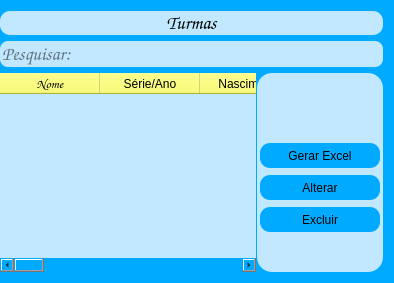
                <widget class="QWidget" name="tab_turma">
                 <property name="styleSheet">
                  <string notr="true">background-color: rgb(0, 170, 255);
border-radius:15px
</string>
                 </property>
                 <attribute name="title">
                  <string>Turmas</string>
                 </attribute>
                 <layout class="QGridLayout" name="gridLayout_4">
                  <property name="leftMargin">
                   <number>0</number>
                  </property>
                  <item row="0" column="0">
                   <widget class="QLabel" name="label_5">
                    <property name="font">
                     <font>
                      <family>Comic Sans MS</family>
                      <pointsize>14</pointsize>
                      <italic>true</italic>
                      <bold>true</bold>
                     </font>
                    </property>
                    <property name="tabletTracking">
                     <bool>false</bool>
                    </property>
                    <property name="styleSheet">
                     <string notr="true">color: rgb(0, 0, 0);
background-color: rgb(194, 232, 255);
border-radius:10px</string>
                    </property>
                    <property name="text">
                     <string>&lt;html&gt;&lt;head/&gt;&lt;body&gt;&lt;p align=&quot;center&quot;&gt;Turmas&lt;/p&gt;&lt;/body&gt;&lt;/html&gt;</string>
                    </property>
                   </widget>
                  </item>
                  <item row="4" column="0">
                   <layout class="QHBoxLayout" name="horizontalLayout_6">
                    <property name="spacing">
                     <number>1</number>
                    </property>
                    <property name="leftMargin">
                     <number>0</number>
                    </property>
                    <property name="topMargin">
                     <number>0</number>
                    </property>
                    <item>
                     <widget class="QTableWidget" name="tableWidget">
                      <property name="styleSheet">
                       <string notr="true">QHeaderView::section {
	background-color: rgb(249, 252, 86);
	color: rgb(0,0,0);
	
	font: 700 italic 11pt &quot;Comic Sans MS&quot;;
}

QTableWidget{
background-color: rgb(194, 232, 255);

}</string>
                      </property>
                      <column>
                       <property name="text">
                        <string>Nome</string>
                       </property>
                       <property name="font">
                        <font>
                         <family>Comic Sans MS</family>
                         <pointsize>10</pointsize>
                         <italic>true</italic>
                         <bold>true</bold>
                        </font>
                       </property>
                      </column>
                      <column>
                       <property name="text">
                        <string>Série/Ano</string>
                       </property>
                      </column>
                      <column>
                       <property name="text">
                        <string>Nascimento</string>
                       </property>
                      </column>
                      <column>
                       <property name="text">
                        <string>Pai</string>
                       </property>
                      </column>
                      <column>
                       <property name="text">
                        <string>Mãe</string>
                       </property>
                      </column>
                      <column>
                       <property name="text">
                        <string>CPF</string>
                       </property>
                      </column>
                      <column>
                       <property name="text">
                        <string>RG</string>
                       </property>
                      </column>
                      <column>
                       <property name="text">
                        <string>Naturalidade</string>
                       </property>
                      </column>
                      <column>
                       <property name="text">
                        <string>Nacionalidade</string>
                       </property>
                      </column>
                      <column>
                       <property name="text">
                        <string>CEP</string>
                       </property>
                      </column>
                      <column>
                       <property name="text">
                        <string>Cidade</string>
                       </property>
                      </column>
                      <column>
                       <property name="text">
                        <string>Bairro</string>
                       </property>
                      </column>
                      <column>
                       <property name="text">
                        <string>Endereço</string>
                       </property>
                      </column>
                      <column>
                       <property name="text">
                        <string>Turma</string>
                       </property>
                      </column>
                      <column>
                       <property name="text">
                        <string>Alergia</string>
                       </property>
                      </column>
                     </widget>
                    </item>
                    <item>
                     <widget class="QFrame" name="frame_3">
                      <property name="minimumSize">
                       <size>
                        <width>0</width>
                        <height>0</height>
                       </size>
                      </property>
                      <property name="styleSheet">
                       <string notr="true">background-color: rgb(194, 232, 255);</string>
                      </property>
                      <property name="frameShape">
                       <enum>QFrame::StyledPanel</enum>
                      </property>
                      <property name="frameShadow">
                       <enum>QFrame::Raised</enum>
                      </property>
                      <layout class="QVBoxLayout" name="verticalLayout_7">
                       <property name="spacing">
                        <number>7</number>
                       </property>
                       <property name="leftMargin">
                        <number>3</number>
                       </property>
                       <property name="topMargin">
                        <number>70</number>
                       </property>
                       <property name="rightMargin">
                        <number>3</number>
                       </property>
                       <property name="bottomMargin">
                        <number>0</number>
                       </property>
                       <item>
                        <widget class="QPushButton" name="btn_excel">
                         <property name="sizePolicy">
                          <sizepolicy hsizetype="Preferred" vsizetype="Fixed">
                           <horstretch>0</horstretch>
                           <verstretch>0</verstretch>
                          </sizepolicy>
                         </property>
                         <property name="minimumSize">
                          <size>
                           <width>120</width>
                           <height>25</height>
                          </size>
                         </property>
                         <property name="cursor">
                          <cursorShape>PointingHandCursor</cursorShape>
                         </property>
                         <property name="styleSheet">
                          <string notr="true">QPushButton {
   	color: rgb(0, 0, 0);
	background-color: rgb(0, 170, 255);
    border-radius:10px
}

QPushButton:hover{
    color: rgb(0,0,0);
	background-color: rgb(38, 255, 0);
    border-radius:10px
}</string>
                         </property>
                         <property name="text">
                          <string>Gerar Excel</string>
                         </property>
                        </widget>
                       </item>
                       <item>
                        <widget class="QPushButton" name="btn_alterar">
                         <property name="minimumSize">
                          <size>
                           <width>120</width>
                           <height>25</height>
                          </size>
                         </property>
                         <property name="cursor">
                          <cursorShape>PointingHandCursor</cursorShape>
                         </property>
                         <property name="styleSheet">
                          <string notr="true">QPushButton {
	color: rgb(0, 0, 0);
		background-color: rgb(0, 170, 255);
    border-radius:10px
}

QPushButton:hover{
    color: rgb(0,0,0);
	background-color: rgb(252, 252, 0);
    border-radius:10px
}</string>
                         </property>
                         <property name="text">
                          <string>Alterar</string>
                         </property>
                        </widget>
                       </item>
                       <item>
                        <widget class="QPushButton" name="btn_excluir">
                         <property name="minimumSize">
                          <size>
                           <width>120</width>
                           <height>25</height>
                          </size>
                         </property>
                         <property name="cursor">
                          <cursorShape>PointingHandCursor</cursorShape>
                         </property>
                         <property name="styleSheet">
                          <string notr="true">QPushButton {
    color: rgb(255, 255, 255);
	color: rgb(0, 0, 0);
	
	background-color: rgb(0, 170, 255);
    border-radius:10px
}

QPushButton:hover{
    color: rgb(0, 0, 0);
	background-color: rgb(255, 0, 0);
    border-radius:10px
}</string>
                         </property>
                         <property name="text">
                          <string>Excluir</string>
                         </property>
                        </widget>
                       </item>
                       <item>
                        <spacer name="verticalSpacer_2">
                         <property name="orientation">
                          <enum>Qt::Vertical</enum>
                         </property>
                         <property name="sizeHint" stdset="0">
                          <size>
                           <width>20</width>
                           <height>40</height>
                          </size>
                         </property>
                        </spacer>
                       </item>
                      </layout>
                     </widget>
                    </item>
                   </layout>
                  </item>
                  <item row="1" column="0">
                   <widget class="QLineEdit" name="lineEdit">
                    <property name="minimumSize">
                     <size>
                      <width>0</width>
                      <height>0</height>
                     </size>
                    </property>
                    <property name="font">
                     <font>
                      <family>Comic Sans MS</family>
                      <pointsize>14</pointsize>
                     </font>
                    </property>
                    <property name="styleSheet">
                     <string notr="true">background-color: rgb(194, 232, 255);

border-radius:8px</string>
                    </property>
                    <property name="placeholderText">
                     <string>Pesquisar: </string>
                    </property>
                   </widget>
                  </item>
                 </layout>
                </widget>
